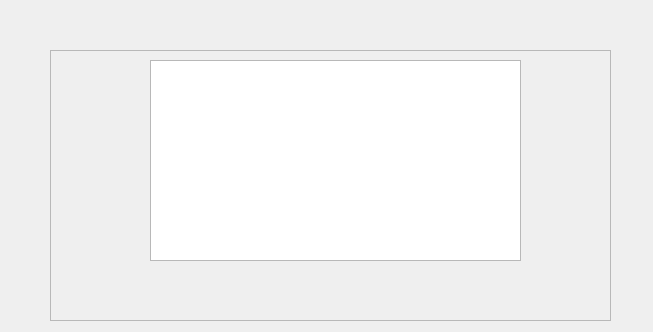
<?xml version="1.0" encoding="UTF-8"?>
<ui version="4.0">
 <class>DialogErrMessage</class>
 <widget class="QDialog" name="DialogErrMessage">
  <property name="geometry">
   <rect>
    <x>0</x>
    <y>0</y>
    <width>653</width>
    <height>332</height>
   </rect>
  </property>
  <property name="windowTitle">
   <string>Dialog</string>
  </property>
  <widget class="QFrame" name="frame">
   <property name="geometry">
    <rect>
     <x>50</x>
     <y>50</y>
     <width>561</width>
     <height>271</height>
    </rect>
   </property>
   <property name="frameShape">
    <enum>QFrame::StyledPanel</enum>
   </property>
   <property name="frameShadow">
    <enum>QFrame::Raised</enum>
   </property>
   <widget class="QTextBrowser" name="objectNameErrMessage">
    <property name="geometry">
     <rect>
      <x>100</x>
      <y>10</y>
      <width>371</width>
      <height>201</height>
     </rect>
    </property>
    <property name="font">
     <font>
      <pointsize>14</pointsize>
     </font>
    </property>
   </widget>
  </widget>
 </widget>
 <resources/>
 <connections/>
</ui>
